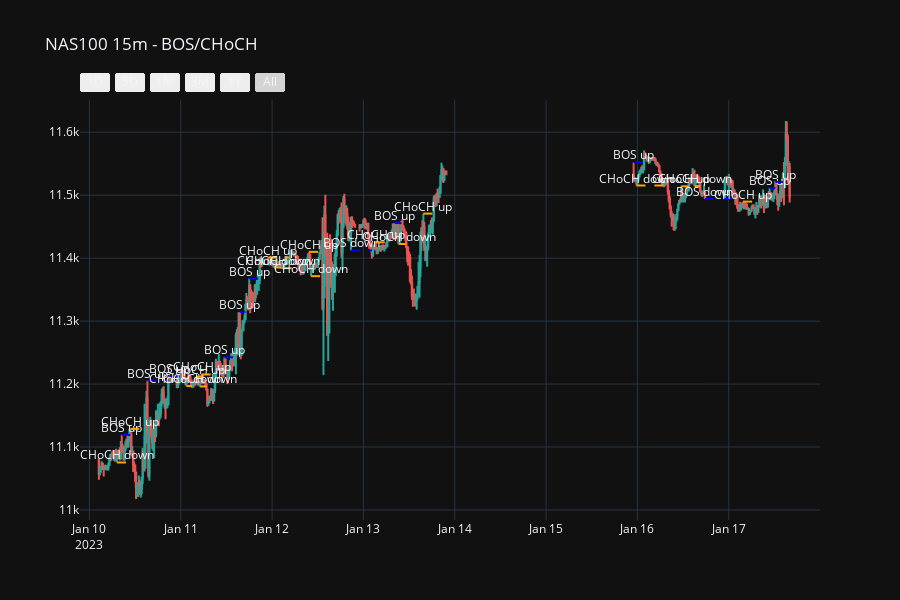

Here is the notebook cell this chart was saved with:
### Markdown cell above
## 2. Market Structure (BOS / CHoCH)

BOS = continuation break (blue), CHoCH = reversal break (orange).

### Code cell
events = detect_bos_choch(df_view, swing_length=5, close_break=True)
print(f'Structure events: {len(events)}')
if len(events) > 0:
    print(events[['type', 'direction', 'broken_level']].head(10))

fig = candlestick_chart(df_view, title='NAS100 15m - BOS/CHoCH', height=600)

for _, ev in events.iterrows():
    t = str(ev['type'])
    is_bos = 'BOS' in t
    color = 'blue' if is_bos else 'orange'
    label = 'BOS' if is_bos else 'CHoCH'
    direction = 'up' if ev['direction'] == 1 else 'down'
    
    broken_idx = ev['broken_index']
    swing_idx = ev['swing_index']
    
    if broken_idx in df_view.index and swing_idx in df_view.index:
        x0 = df_view.loc[swing_idx, 'time'] if 'time' in df_view.columns else swing_idx
        x1 = df_view.loc[broken_idx, 'time'] if 'time' in df_view.columns else broken_idx
        y = ev['broken_level']
        
        fig.add_trace(go.Scatter(
            x=[x0, x1], y=[y, y],
            mode='lines+text',
            line=dict(color=color, width=2, dash='dash'),
            text=[f'{label} {direction}', ''],
            textposition='top center',
            showlegend=False,
        ))

fig.show()

### Figure 1 — Plotly figure (JSON) as saved in the notebook; plotly's stock layout.template omitted (floating-point values rounded to 4 significant figures; data arrays with more than 128 entries replaced by an {"elided": "..."} marker saying what was removed)
{"data": [{"close": {"elided": "500 float values"}, "decreasing": {"line": {"color": "#ef5350"}}, "high": {"elided": "500 float values"}, "increasing": {"line": {"color": "#26a69a"}}, "low": {"elided": "500 float values"}, "name": "OHLC", "open": {"elided": "500 float values"}, "x": {"elided": "500 str values"}, "type": "candlestick", "xaxis": "x", "yaxis": "y"}, {"line": {"color": "blue", "dash": "dash", "width": 2}, "mode": "lines+text", "showlegend": false, "text": ["BOS up", ""], "textposition": "top center", "x": ["2023-01-10T08:30:00+00:00", "2023-01-10T10:45:00+00:00"], "y": [11120.0, 11120.0], "type": "scatter"}, {"line": {"color": "orange", "dash": "dash", "width": 2}, "mode": "lines+text", "showlegend": false, "text": ["CHoCH down", ""], "textposition": "top center", "x": ["2023-01-10T07:15:00+00:00", "2023-01-10T11:30:00+00:00"], "y": [11080.0, 11080.0], "type": "scatter"}, {"line": {"color": "orange", "dash": "dash", "width": 2}, "mode": "lines+text", "showlegend": false, "text": ["CHoCH up", ""], "textposition": "top center", "x": ["2023-01-10T10:45:00+00:00", "2023-01-10T14:45:00+00:00"], "y": [11130.0, 11130.0], "type": "scatter"}, {"line": {"color": "blue", "dash": "dash", "width": 2}, "mode": "lines+text", "showlegend": false, "text": ["BOS up", ""], "textposition": "top center", "x": ["2023-01-10T15:15:00+00:00", "2023-01-10T20:45:00+00:00"], "y": [11210.0, 11210.0], "type": "scatter"}, {"line": {"color": "blue", "dash": "dash", "width": 2}, "mode": "lines+text", "showlegend": false, "text": ["BOS up", ""], "textposition": "top center", "x": ["2023-01-10T21:00:00+00:00", "2023-01-11T00:00:00+00:00"], "y": [11210.0, 11210.0], "type": "scatter"}, {"line": {"color": "orange", "dash": "dash", "width": 2}, "mode": "lines+text", "showlegend": false, "text": ["CHoCH down", ""], "textposition": "top center", "x": ["2023-01-11T01:30:00+00:00", "2023-01-11T03:00:00+00:00"], "y": [11200.0, 11200.0], "type": "scatter"}, {"line": {"color": "orange", "dash": "dash", "width": 2}, "mode": "lines+text", "showlegend": false, "text": ["CHoCH up", ""], "textposition": "top center", "x": ["2023-01-11T04:00:00+00:00", "2023-01-11T05:30:00+00:00"], "y": [11210.0, 11210.0], "type": "scatter"}, {"line": {"color": "orange", "dash": "dash", "width": 2}, "mode": "lines+text", "showlegend": false, "text": ["CHoCH down", ""], "textposition": "top center", "x": ["2023-01-11T05:00:00+00:00", "2023-01-11T06:45:00+00:00"], "y": [11200.0, 11200.0], "type": "scatter"}, {"line": {"color": "orange", "dash": "dash", "width": 2}, "mode": "lines+text", "showlegend": false, "text": ["CHoCH up", ""], "textposition": "top center", "x": ["2023-01-11T05:30:00+00:00", "2023-01-11T09:15:00+00:00"], "y": [11220.0, 11220.0], "type": "scatter"}, {"line": {"color": "blue", "dash": "dash", "width": 2}, "mode": "lines+text", "showlegend": false, "text": ["BOS up", ""], "textposition": "top center", "x": ["2023-01-11T11:30:00+00:00", "2023-01-11T13:45:00+00:00"], "y": [11240.0, 11240.0], "type": "scatter"}, {"line": {"color": "blue", "dash": "dash", "width": 2}, "mode": "lines+text", "showlegend": false, "text": ["BOS up", ""], "textposition": "top center", "x": ["2023-01-11T15:30:00+00:00", "2023-01-11T17:00:00+00:00"], "y": [11310.0, 11310.0], "type": "scatter"}, {"line": {"color": "blue", "dash": "dash", "width": 2}, "mode": "lines+text", "showlegend": false, "text": ["BOS up", ""], "textposition": "top center", "x": ["2023-01-11T18:00:00+00:00", "2023-01-11T20:45:00+00:00"], "y": [11370.0, 11370.0], "type": "scatter"}, {"line": {"color": "orange", "dash": "dash", "width": 2}, "mode": "lines+text", "showlegend": false, "text": ["CHoCH down", ""], "textposition": "top center", "x": ["2023-01-12T00:30:00+00:00", "2023-01-12T02:30:00+00:00"], "y": [11390.0, 11390.0], "type": "scatter"}, {"line": {"color": "orange", "dash": "dash", "width": 2}, "mode": "lines+text", "showlegend": false, "text": ["CHoCH up", ""], "textposition": "top center", "x": ["2023-01-11T23:00:00+00:00", "2023-01-12T04:45:00+00:00"], "y": [11401, 11401], "type": "scatter"}, {"line": {"color": "orange", "dash": "dash", "width": 2}, "mode": "lines+text", "showlegend": false, "text": ["CHoCH down", ""], "textposition": "top center", "x": ["2023-01-12T02:45:00+00:00", "2023-01-12T07:00:00+00:00"], "y": [11380.0, 11380.0], "type": "scatter"}, {"line": {"color": "orange", "dash": "dash", "width": 2}, "mode": "lines+text", "showlegend": false, "text": ["CHoCH up", ""], "textposition": "top center", "x": ["2023-01-12T09:45:00+00:00", "2023-01-12T12:45:00+00:00"], "y": [11410, 11410], "type": "scatter"}, {"line": {"color": "orange", "dash": "dash", "width": 2}, "mode": "lines+text", "showlegend": false, "text": ["CHoCH down", ""], "textposition": "top center", "x": ["2023-01-12T10:15:00+00:00", "2023-01-12T13:15:00+00:00"], "y": [11370.0, 11370.0], "type": "scatter"}, {"line": {"color": "blue", "dash": "dash", "width": 2}, "mode": "lines+text", "showlegend": false, "text": ["BOS down", ""], "textposition": "top center", "x": ["2023-01-12T20:45:00+00:00", "2023-01-13T02:15:00+00:00"], "y": [11410.0, 11410.0], "type": "scatter"}, {"line": {"color": "orange", "dash": "dash", "width": 2}, "mode": "lines+text", "showlegend": false, "text": ["CHoCH up", ""], "textposition": "top center", "x": ["2023-01-13T03:15:00+00:00", "2023-01-13T06:15:00+00:00"], "y": [11430.0, 11430.0], "type": "scatter"}, {"line": {"color": "blue", "dash": "dash", "width": 2}, "mode": "lines+text", "showlegend": false, "text": ["BOS up", ""], "textposition": "top center", "x": ["2023-01-13T08:15:00+00:00", "2023-01-13T10:00:00+00:00"], "y": [11460.0, 11460.0], "type": "scatter"}, {"line": {"color": "orange", "dash": "dash", "width": 2}, "mode": "lines+text", "showlegend": false, "text": ["CHoCH down", ""], "textposition": "top center", "x": ["2023-01-13T09:15:00+00:00", "2023-01-13T11:15:00+00:00"], "y": [11420.0, 11420.0], "type": "scatter"}, {"line": {"color": "orange", "dash": "dash", "width": 2}, "mode": "lines+text", "showlegend": false, "text": ["CHoCH up", ""], "textposition": "top center", "x": ["2023-01-13T15:45:00+00:00", "2023-01-13T18:30:00+00:00"], "y": [11470.0, 11470.0], "type": "scatter"}, {"line": {"color": "blue", "dash": "dash", "width": 2}, "mode": "lines+text", "showlegend": false, "text": ["BOS up", ""], "textposition": "top center", "x": ["2023-01-15T23:00:00+00:00", "2023-01-16T01:45:00+00:00"], "y": [11550.0, 11550.0], "type": "scatter"}, {"line": {"color": "orange", "dash": "dash", "width": 2}, "mode": "lines+text", "showlegend": false, "text": ["CHoCH down", ""], "textposition": "top center", "x": ["2023-01-15T23:45:00+00:00", "2023-01-16T08:00:00+00:00"], "y": [11520.0, 11520.0], "type": "scatter"}, {"line": {"color": "orange", "dash": "dash", "width": 2}, "mode": "lines+text", "showlegend": false, "text": ["CHoCH up", ""], "textposition": "top center", "x": ["2023-01-16T11:30:00+00:00", "2023-01-16T13:30:00+00:00"], "y": [11510.0, 11510.0], "type": "scatter"}, {"line": {"color": "orange", "dash": "dash", "width": 2}, "mode": "lines+text", "showlegend": false, "text": ["CHoCH down", ""], "textposition": "top center", "x": ["2023-01-16T15:00:00+00:00", "2023-01-16T16:30:00+00:00"], "y": [11510.0, 11510.0], "type": "scatter"}, {"line": {"color": "blue", "dash": "dash", "width": 2}, "mode": "lines+text", "showlegend": false, "text": ["BOS down", ""], "textposition": "top center", "x": ["2023-01-16T17:45:00+00:00", "2023-01-17T01:45:00+00:00"], "y": [11494, 11494], "type": "scatter"}, {"line": {"color": "orange", "dash": "dash", "width": 2}, "mode": "lines+text", "showlegend": false, "text": ["CHoCH up", ""], "textposition": "top center", "x": ["2023-01-17T03:45:00+00:00", "2023-01-17T08:00:00+00:00"], "y": [11490.0, 11490.0], "type": "scatter"}, {"line": {"color": "blue", "dash": "dash", "width": 2}, "mode": "lines+text", "showlegend": false, "text": ["BOS up", ""], "textposition": "top center", "x": ["2023-01-17T10:45:00+00:00", "2023-01-17T12:15:00+00:00"], "y": [11510.0, 11510.0], "type": "scatter"}, {"line": {"color": "blue", "dash": "dash", "width": 2}, "mode": "lines+text", "showlegend": false, "text": ["BOS up", ""], "textposition": "top center", "x": ["2023-01-17T12:15:00+00:00", "2023-01-17T14:15:00+00:00"], "y": [11520.0, 11520.0], "type": "scatter"}], "layout": {"xaxis": {"anchor": "y", "domain": [0, 1], "rangeslider": {"visible": false}, "rangeselector": {"buttons": [{"count": 1, "label": "1D", "step": "day", "stepmode": "backward"}, {"count": 5, "label": "5D", "step": "day", "stepmode": "backward"}, {"count": 1, "label": "1M", "step": "month", "stepmode": "backward"}, {"count": 3, "label": "3M", "step": "month", "stepmode": "backward"}, {"count": 1, "label": "1Y", "step": "year", "stepmode": "backward"}, {"label": "All", "step": "all"}]}}, "yaxis": {"anchor": "x", "domain": [0, 1]}, "title": {"text": "NAS100 15m - BOS/CHoCH"}, "height": 600, "showlegend": false}}
